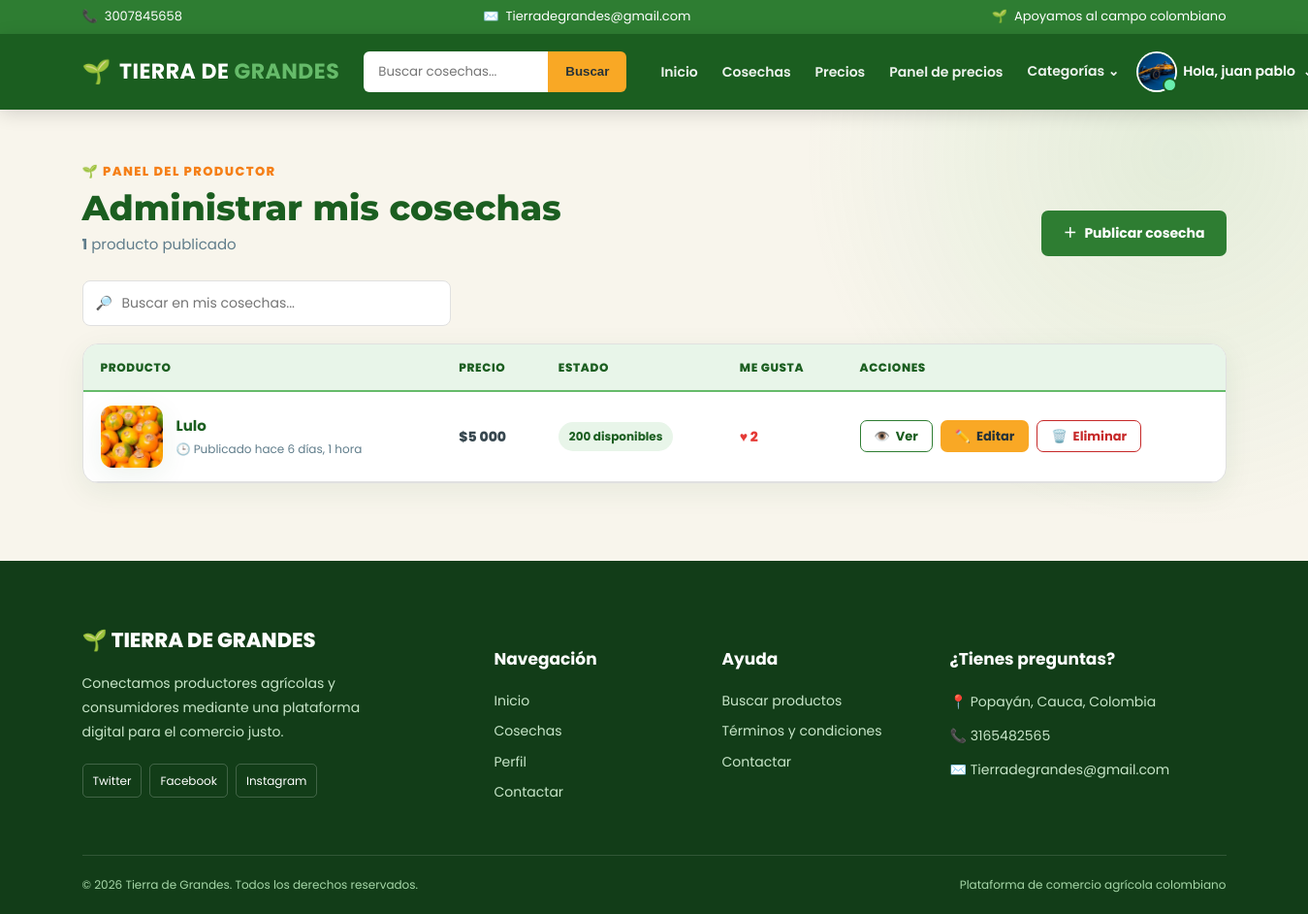
Screenshot of /mis_productos/ (signed in) with the database file from the repository.
### cuentas/models.py (models this page shows, shortened)
class Cuentas (AbstractBaseUser):
    nombres = models.CharField(max_length=50)
    apellidos = models.CharField(max_length=50)
    nombreusuario = models.CharField(max_length=50, unique=True)
    email = models.CharField(max_length=100, unique=True)
    numero_telefono = models.CharField(max_length=50)
    date_joined = models.DateTimeField(auto_now_add=True)
    last_login = models.DateTimeField(auto_now_add=True)
    is_admin = models.BooleanField(default=False)
    is_staff = models.BooleanField(default=False)
    is_active = models.BooleanField(default=False)
    is_superadmin = models.BooleanField(default=False)
    USERNAME_FIELD = 'email'
    REQUIRED_FIELDS = ['nombreusuario', 'nombres', 'apellidos']
    objects = CuentaAdd()
    def full_nombre(self):
        return f'{self.nombres} {self.apellidos}'

class UserPerfil(models.Model):
    user = models.OneToOneField(Cuentas, on_delete=models.CASCADE)
    direccion_linea_1 = models.CharField(blank=True, max_length=100)
    direccion_linea_2 = models.CharField(blank=True, max_length=100)
    image_perfil = models.ImageField(upload_to='userperfil')
    ciudad = models.CharField(blank=True, max_length=20)
    departamento = models.CharField(blank=True, max_length=20)
    descripcion = models.TextField()
    instagram = models.URLField("Instagram", max_length=200, blank=True)
    tiktok = models.URLField("TikTok", max_length=200, blank=True)
    facebook = models.URLField("Facebook", max_length=200, blank=True)

### productos/models.py (models this page shows, shortened)
class Producto(models.Model):
    user = models.ForeignKey(Cuentas, on_delete=models.CASCADE, related_name='product')
    nombre = models.CharField(max_length=50)
    slug = AutoSlugField(populate_from='nombre')
    precio = models.FloatField()
    unidad_precio = models.CharField(max_length=10, choices=UNIDADES_PRECIO, default="kg")
    producto_sipsa = models.CharField(
        max_length=100, blank=True,
        help_text="Producto equivalente en el SIPSA, si tiene precio de referencia",
    )
    Informacion_de_produccion = models.CharField(max_length=100)
    image = models.ImageField()
    stock = models.IntegerField()
    timestamp = models.DateTimeField(default=timezone.now)
    descripcion = models.TextField()
    categoria = models.ForeignKey(Categoria, on_delete=models.CASCADE, related_name='productoscat')
    destacado = models.BooleanField(default=True)
    activo = models.BooleanField(default=True)
    fecha_creacion = models.DateTimeField(auto_now_add=True)
    modificacion_date = models.DateTimeField(auto_now=True)
    class Meta:
        verbose_name = 'Producto'
        verbose_name_plural = 'Productos'
        ordering = ['-id']

### cuentas/views.py (the view)
def mis_productos (request):
    producto = Producto.objects.filter(user=request.user).order_by('-fecha_creacion')
    context = {
        'producto':producto,
    }
    return render(request, 'productos_usuario.html', context)

### tiera_de_grandes/templates/productos_usuario.html (shortened to what this page needs)
{% extends 'index.html' %}
{% load static %}
{% load humanize %}
{% block extra_css %}
    <link rel="stylesheet" href="{% static 'css/mis_productos.css' %}">
    <link rel="stylesheet" href="{% static 'css/mis_productos_lista.css' %}">
{% endblock extra_css %}
{% block content %}
<main class="list-page">
    <div class="container">
        <header class="lista-top">
            <div>
                <span class="section-tag">🌱 Panel del productor</span>
                <h1>Administrar mis cosechas</h1>
                <p>
                    <strong>{{ producto|length }}</strong>
                    {% if producto|length == 1 %}producto publicado{% else %}productos publicados{% endif %}
                </p>
            </div>
            <a href="{% url 'agregar_producto' %}" class="btn-lista-publicar">
                <span aria-hidden="true">＋</span> Publicar cosecha
            </a>
        </header>
        {% if producto %}
            <div class="lista-filter">
                <span class="lista-filter-icon" aria-hidden="true">🔎</span>
                <input type="search"
                       id="filtroLista"
                       placeholder="Buscar en mis cosechas..."
                       autocomplete="off">
            </div>
            <div class="lista-wrapper">
                <table class="lista-table">
                    <thead>
                        <tr>
                            <th scope="col">Producto</th>
                            <th scope="col">Precio</th>
                            <th scope="col">Estado</th>
                            <th scope="col">Me gusta</th>
                            <th scope="col">Acciones</th>
                        </tr>
                    </thead>
                    <tbody id="listaBody">
                        {% for item in producto %}
                            <tr data-nombre="{{ item.nombre }}">
                                <td data-label="Producto" class="lista-cell-product">
                                    <div class="lista-product">
                                        <a href="{% url 'verproducto_usuario' item.pk %}" class="lista-thumb" tabindex="-1" aria-hidden="true">
                                            {% if item.image %}
                                                <img src="{{ item.image.url }}"
                                                     alt=""
                                                     loading="lazy"
                                                     onerror="this.onerror=null;this.src='{% static 'images/image_5.jpg' %}'">
                                            {% else %}
                                                <img src="{% static 'images/image_5.jpg' %}" alt="" loading="lazy">
                                            {% endif %}
                                        </a>
                                        <div class="lista-product-text">
                                            <a href="{% url 'verproducto_usuario' item.pk %}" class="lista-name">{{ item.nombre }}</a>
                                            <time class="lista-date" datetime="{{ item.timestamp|date:'c' }}">
                                                🕒 Publicado {{ item.timestamp|naturaltime }}
                                            </time>
                                        </div>
                                    </div>
                                </td>
                                <td data-label="Precio" class="lista-price">
                                    ${{ item.precio|stringformat:".0f"|intcomma }}
                                </td>
                                <td data-label="Estado">
                                    {% if item.stock <= 0 %}
                                        <span class="lista-badge lista-badge-out">Agotado</span>
                                    {% else %}
                                        <span class="lista-badge lista-badge-ok">{{ item.stock|intcomma }} disponibles</span>
                                    {% endif %}
                                </td>
                                <td data-label="Me gusta">
                                    <span class="lista-likes"><span aria-hidden="true">♥</span> {{ item.likes.count|default:0 }}</span>
                                </td>
                                <td data-label="Acciones" class="lista-cell-actions">
                                    <div class="lista-actions">
                                        <a href="{% url 'verproducto_usuario' item.pk %}"
                                           class="btn-row btn-row-view"
                                           aria-label="Ver {{ item.nombre }}">
                                            <span aria-hidden="true">👁️</span> Ver
                                        </a>
                                        <a href="{% url 'modificar_producto' item.pk %}"
                                           class="btn-row btn-row-edit"
                                           aria-label="Editar {{ item.nombre }}">
                                            <span aria-hidden="true">✏️</span> Editar
                                        </a>
                                        <form method="post"
                                              action="{% url 'eliminar_producto' item.pk %}"
                                              class="lista-delete-form"
                                              data-delete-form
                                              data-nombre="{{ item.nombre }}">
                                            <button type="submit"
                                                    class="btn-row btn-row-delete"
                                                    aria-label="Eliminar {{ item.nombre }}">
                                                <span aria-hidden="true">🗑️</span> Eliminar
                                            </button>
                                        </form>
                                    </div>
                                </td>
                            </tr>
                        {% endfor %}
                    </tbody>
                </table>
            </div>
        {% endif %}
    </div>
</main>
{% endblock content %}

### tiera_de_grandes/templates/index.html (shortened to what this page needs)
<!DOCTYPE html>
{% load humanize %}
{% load static %}
<html lang="es">
<head>
    <link rel="stylesheet" href="{% static 'css/index.css' %}">
    <link rel="stylesheet" href="{% static 'css/base_extra.css' %}">
    <link rel="stylesheet" href="{% static 'css/login_tdg.css' %}">
    {% block extra_css %}
    {% endblock extra_css %}
</head>
<body>
    <div class="top-bar">
        <div class="container">
            <div class="top-bar-content">
                <div class="top-item">
                    <span aria-hidden="true">📞</span>
                    <span>3007845658</span>
                </div>
                <div class="top-item">
                    <span aria-hidden="true">✉️</span>
                    <span>Tierradegrandes@gmail.com</span>
                </div>
                <div class="top-item top-message">
                    <span aria-hidden="true">🌱</span>
                    <span>Apoyamos al campo colombiano</span>
                </div>
            </div>
        </div>
    </div>
    <nav class="main-navbar" aria-label="Navegación principal">
        <div class="container">
            <div class="navbar-content">
                <a href="{% url 'inicio' %}" class="brand">
                    <span class="brand-icon" aria-hidden="true">🌱</span>
                    <span>TIERRA DE <strong>GRANDES</strong></span>
                </a>
                <form class="search-form" action="{% url 'buscador' %}" method="get" role="search">
                    <input type="search" name="keyword" placeholder="Buscar cosechas..." aria-label="Buscar productos">
                    <button type="submit">Buscar</button>
                </form>
                <div class="nav-menu">
                    <a href="{% url 'inicio' %}" class="nav-link">Inicio</a>
                    <a href="{% url 'verproducto' %}" class="nav-link">Cosechas</a>
                    <a href="{% url 'inteligencia_artificial:precios_referencia' %}" class="nav-link">Precios</a>
                    <a href="{% url 'inteligencia_artificial:panel_precios' %}" class="nav-link">Panel de precios</a>
                    <div class="nav-dropdown" data-dropdown>
                        <button class="nav-link dropdown-button"
                                type="button"
                                data-dropdown-toggle
                                aria-haspopup="true"
                                aria-expanded="false"
                                aria-controls="categoriasMenu">
                            Categorías <span aria-hidden="true">⌄</span>
                        </button>
                    </div>
                    {% if request.user.is_authenticated %}
                        {% with u=request.user %}
                        <div class="nav-dropdown" data-dropdown>
                            <button class="user-button"
                                    type="button"
                                    data-dropdown-toggle
                                    aria-haspopup="true"
                                    aria-expanded="false"
                                    aria-controls="userMenu">
                                <span class="user-avatar" aria-hidden="true">
                                    <span class="user-initial">{{ u.nombres|default:u.nombreusuario|default:"U"|slice:":1"|upper }}</span>
                                    {% if u.userperfil.image_perfil %}
                                        <img src="{{ u.userperfil.image_perfil.url }}"
                                             alt=""
                                             class="user-photo"
                                             onerror="this.remove()">
                                    {% endif %}
                                </span>
                                <span class="user-name">Hola, {{ u.nombres|default:u.nombreusuario|truncatechars:14 }}</span>
                                <span class="dropdown-caret" aria-hidden="true">⌄</span>
                            </button>
                        </div>
                        {% endwith %}
                    {% else %}
                        <a href="{% url 'login' %}" class="nav-link">Iniciar Sesión</a>
                        <a href="{% url 'registrar' %}" class="register-button">Regístrate</a>
                    {% endif %}
                </div>
            </div>
        </div>
    </nav>
    {% block content %}{% endblock content %}
    <footer class="footer">
        <div class="container">
            <div class="footer-grid">
                <div class="footer-column">
                    <a href="{% url 'inicio' %}" class="footer-brand">🌱 TIERRA DE GRANDES</a>
                    <p>
                        Conectamos productores agrícolas y
                        consumidores mediante una plataforma
                        digital para el comercio justo.
                    </p>
                    <div class="social-links">
                        <a href="https://twitter.com/?lang=es" target="_blank" rel="noopener noreferrer">Twitter</a>
                        <a href="https://www.facebook.com/profile.php?id=100084250750943" target="_blank" rel="noopener noreferrer">Facebook</a>
                        <a href="https://www.instagram.com/" target="_blank" rel="noopener noreferrer">Instagram</a>
                    </div>
                </div>
                <div class="footer-column">
                    <h4>Navegación</h4>
                    <a href="{% url 'inicio' %}">Inicio</a>
                    <a href="{% url 'verproducto' %}">Cosechas</a>
                    {% if request.user.is_authenticated %}
                        <a href="{% url 'perfil' %}">Perfil</a>
                    {% endif %}
                    <a href="{% url 'contactar' %}">Contactar</a>
                </div>
                <div class="footer-column">
                    <h4>Ayuda</h4>
                    <a href="{% url 'verproducto' %}">Buscar productos</a>
                    <a href="#">Términos y condiciones</a>
                    <a href="{% url 'contactar' %}">Contactar</a>
                </div>
                <div class="footer-column">
                    <h4>¿Tienes preguntas?</h4>
                    <p>📍 Popayán, Cauca, Colombia</p>
                    <p>📞 3165482565</p>
                    <p>✉️ Tierradegrandes@gmail.com</p>
                </div>
            </div>
            <div class="footer-bottom">
                <p>© {% now "Y" %} Tierra de Grandes. Todos los derechos reservados.</p>
                <p>Plataforma de comercio agrícola colombiano</p>
            </div>
        </div>
    </footer>
</body>
</html>

### rows the page displays
Cuentas: userperfil.image_perfil (picture), nombres "juan pablo"
Producto: image (picture), nombre "Lulo", timestamp "hace 6 días, 1 hora", precio "5 000", stock "200", likes.count "2"

### other values shown
{{ producto|length }} "1"
